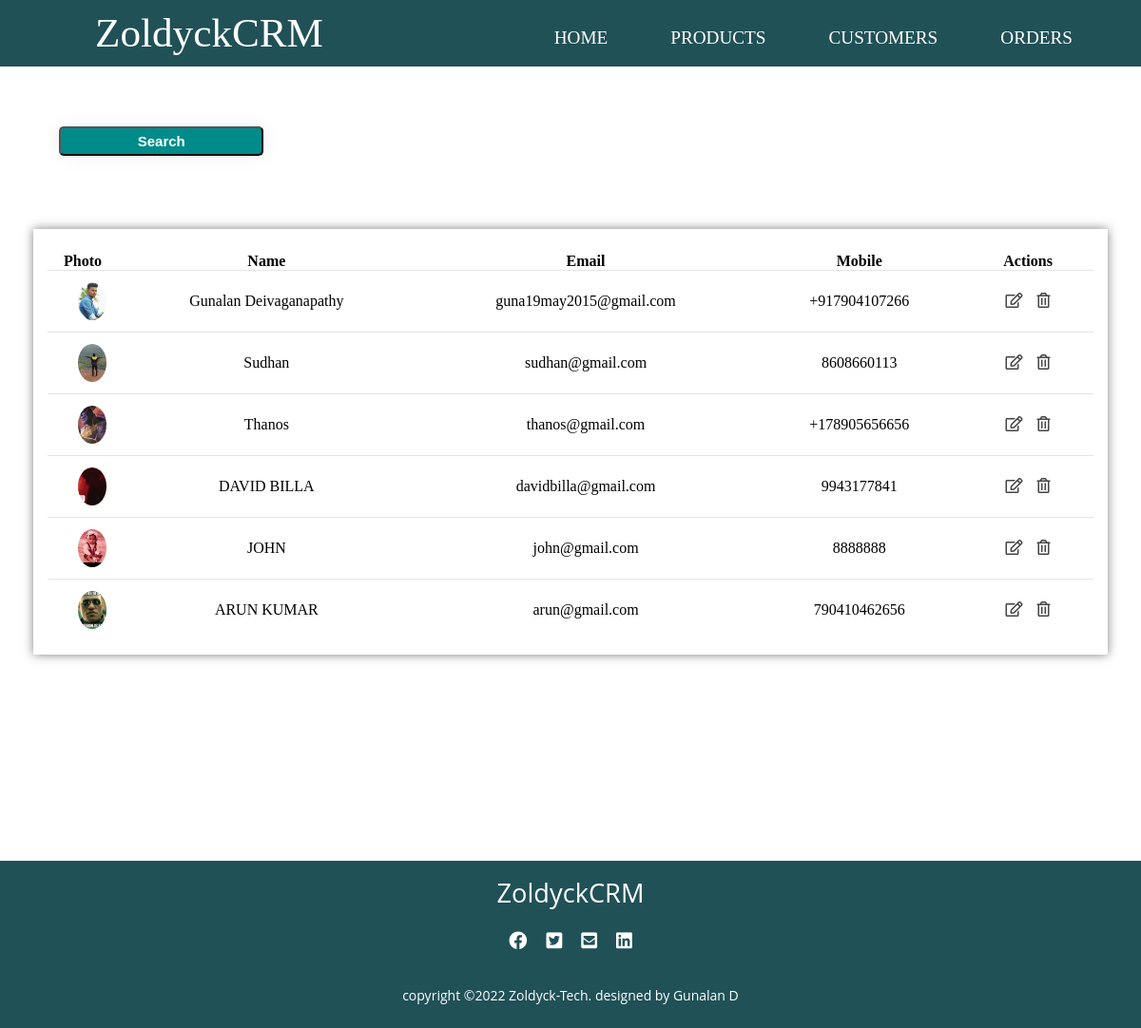
The app's page /customers/ with its own data.
### accounts/models.py (models this page shows, shortened)
class Customer(models.Model):
    customer_pic = models.ImageField(upload_to='customer_pics/', blank=True)
    customer_name = models.CharField(max_length=50, null= True)
    customer_email = models.CharField(max_length=200 , null= True)
    customer_mobile = models.CharField(max_length=50 , null= True)
    date_created = models.DateTimeField(auto_now_add=True , null= True)

### accounts/views.py (the view)
# urls.py: path('customers/', views.customers, name='customers'),
def customers(request):
    customers = Customer.objects.all()
    context = {
        'customers': customers
    }
    return render(request, 'accounts/customers.html',context)

### accounts/templates/accounts/customers.html
{% extends 'accounts/layout.html'%}
{% block content %}
<section>
    <div class="main">
        <div class="product-tables">
            <div class="button">
                <button class="crt-ser"><a href="">Search</a></button>
            </div>
            <div class="latest-products">
                <table class="cus-prod-customers">
                    <thead>
                        <tr>
                            <th>Photo</th>
                            <th>Name</th>
                            <th>Email</th>
                            <th>Mobile</th>
                            <th>Actions</th>
                        </tr>
                    </thead>
                    <tbody>
                        {% for cus in customers %}
                        <tr>
                            <td class="id-td">
                                <div class="img-box-small-cus">
                                    {% if cus.customer_pic %}
                                    <img src="{{ cus.customer_pic.url }}">
                                    {% endif %}
                                </div>
                            </td>
                            <td>{{ cus.customer_name }}</td>
                            <td>{{ cus.customer_email }}</td>
                            <td>{{ cus.customer_mobile }}</td>
                            <td>
                                <a href="{% url 'customer' cus.id %}"><i class="far fa-edit"></i></a>
                                <i class="far fa-trash-alt"></i>
                            </td>
                        </tr>
                        {% endfor %}
                    </tbody>
                </table>
            </div>
        </div>
    </div>
</section>
{% endblock %}

### accounts/static/css/main.css (style rules this page uses)
* { margin: 0; padding: 0; box-sizing: border-box; text-decoration: none; }
body { font-family: Candara; }
table { margin-top: 10px; width: 100%; border-collapse: collapse; text-align: center; }
table tr { border-bottom: 1px solid rgba(0,0,0,0.1) }
td { padding: 12px; }
table tbody tr:last-child { border-bottom: none; }
td i { color: #444; cursor: pointer; padding: 0 5.5px; }
.product-tables { width:100%; display: grid; grid-template-columns: repeat(1, 1fr); padding: 25px 35px; grid-gap: 30px; align-items: self-start; }
.latest-products { background: #fff; padding: 15px; width: 100%; box-shadow: 0px 0px 10px rgba(0,0,0,0.5); }
.crt-ser { background: #fff; padding: 5px 5px; width: 20%; box-shadow: 0 0 20px #eee; border-radius: 5px; margin-bottom: 20px; transition: 0.5s; background: darkcyan; margin-right: 100px; }
.crt-ser a { color: #ffff; text-decoration: none; font-size: 15px; font-weight: bolder; }
.button { margin: 1.7rem; }
.img-box-small-cus { position: relative; width: 60%; height: 40px; border-radius: 50%; overflow: hidden; text-align: center; margin-left: 20px; }
.img-box-small-cus img { position: absolute; top:0; left:0; width: 100%; height: 100%; object-fit: cover; }

### records on screen
Customer: customer_pic (picture), customer_name "Gunalan Deivaganapathy", customer_email "guna19may2015@gmail.com", customer_mobile "+917904107266"
Customer: customer_pic (picture), customer_name "Sudhan", customer_email "sudhan@gmail.com", customer_mobile "8608660113"
Customer: customer_pic (picture), customer_name "Thanos", customer_email "thanos@gmail.com", customer_mobile "+178905656656"
Customer: customer_pic (picture), customer_name "DAVID BILLA", customer_email "davidbilla@gmail.com", customer_mobile "9943177841"
Customer: customer_pic (picture), customer_name "JOHN", customer_email "john@gmail.com", customer_mobile "8888888"
Customer: customer_pic (picture), customer_name "ARUN KUMAR", customer_email "arun@gmail.com", customer_mobile "790410462656"
